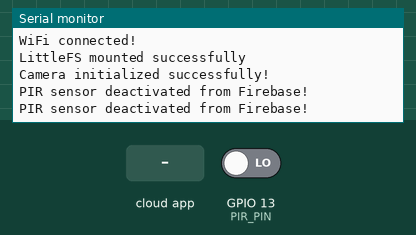
This sketch was run on a simulated ESP32. On the bench: the last lines printed to the serial monitor. The test bench sets the inputs (shaded band); at power-on: GPIO 13 (PIR_PIN) LOW. WiFi joins after 1.5 s; servers stay silent unless stated; network time is answered at once with the bench clock; the local clock reads 2024-03-15 10:24:30 at power-on unless the sketch sets it; storage starts empty; the camera gives no picture; the Firebase database answers and starts empty.

Above: at 3.5 s.
3.6 s: the phone or cloud app sets capturePhoto to 1
At 4.53 s:
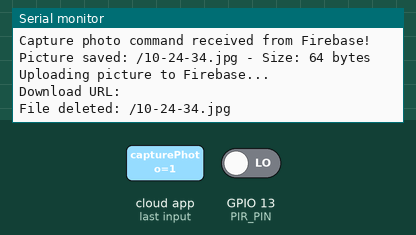
5.6 s: the phone or cloud app sets pirSensor to 1
At 6.9 s:
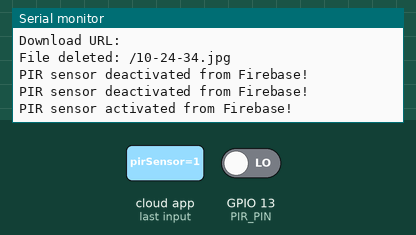

The sketch:

ESP32-CAM_Motion_Detection.ino
```cpp
#include "Arduino.h"
#include "WiFi.h"
#include "esp_camera.h"
#include "soc/soc.h"
#include "soc/rtc_cntl_reg.h"
#include "driver/rtc_io.h"
#include <LittleFS.h>
#include <FS.h>
#include <Firebase_ESP_Client.h>
#include <addons/TokenHelper.h>
#include <NTPClient.h>
#include <WiFiUdp.h>

// Wi-Fi podaci
const char* ssid = "your_wifi_host";
const char* password = "wifi_pw";

// Firebase podaci
#define API_KEY "xxxxxxxxxxxxxxxxxxxxx"
#define USER_EMAIL "xxxxxxxxxxxxxxxxxxxxx"
#define USER_PASSWORD "xxxxxxxxxxxxxxxxxxxxx"
#define STORAGE_BUCKET_ID "xxxxxxxxxxxxxxxxxxxxx"

// URL baze podataka
#define DATABASE_URL "xxxxxxxxxxxxxxxxxxxxx"

// PIR senzor
#define PIR_PIN 13 // Pin na koji je spojen PIR senzor

// Firebase Realtime Database reference
#define FIREBASE_CAPTURE_PHOTO_PATH "/commands/capturePhoto"

// Firebase Realtime Database reference za PIR senzor
#define FIREBASE_PIR_SENSOR_PATH "/commands/pirSensor"


WiFiUDP ntpUDP;
NTPClient timeClient(ntpUDP, "pool.ntp.org", 3600, 60000);

FirebaseData fbdo;
FirebaseAuth auth;
FirebaseConfig configF;

boolean motionDetected = false;
bool pirSensorActive = true;

void capturePhotoAndUpload(String photoPath);
void deleteFileFromLittleFS(String photoPath);
void reinitializeCamera();
void initWiFi();
void initLittleFS();
void initCamera();
void checkFirebaseCommand();

void setup() {
  Serial.begin(115200);
  pinMode(PIR_PIN, INPUT);

  digitalWrite(PIR_PIN, LOW);

  initWiFi();
  initLittleFS();
  // WRITE_PERI_REG(RTC_CNTL_BROWN_OUT_REG, 0); // Onemogućavanje brownout detekcije
  initCamera();

  timeClient.begin();
  timeClient.update();

  // Firebase konfiguracija
  configF.api_key = API_KEY;
  auth.user.email = USER_EMAIL;
  auth.user.password = USER_PASSWORD;
  configF.token_status_callback = tokenStatusCallback;

  // Dodaj Firebase URL ovdje
  configF.database_url = DATABASE_URL;

  Firebase.begin(&configF, &auth);
  Firebase.reconnectWiFi(true);
}

void loop() {
  timeClient.update();
  checkFirebaseCommand();

  // Provjera PIR senzora samo ako je aktiviran putem Firebase-a
  if (pirSensorActive && digitalRead(PIR_PIN) == HIGH) {
    if (!motionDetected) {
      Serial.println("Motion detected!");
      motionDetected = true;

      // Kreiranje naziva slike prema datumu i vremenu
      String formattedTime = timeClient.getFormattedTime();
      formattedTime.replace(":", "-");
      String photoPath = "/" + formattedTime + ".jpg";

      // Snimanje slike i slanje na Firebase
      capturePhotoAndUpload(photoPath);
    }
  } else {
    motionDetected = false;
  }

  delay(500); // Kratko kašnjenje da se izbjegnu dupli impulsi
}

void checkFirebaseCommand() {
  // Provjeri komandu za sliku (capture photo)
  if (Firebase.ready() && Firebase.RTDB.getBool(&fbdo, FIREBASE_CAPTURE_PHOTO_PATH)) {
    bool capturePhoto = fbdo.boolData();
    if (capturePhoto) {
      Serial.println("Capture photo command received from Firebase!");

      // Kreiranje naziva slike prema datumu i vremenu
      String formattedTime = timeClient.getFormattedTime();
      formattedTime.replace(":", "-");
      String photoPath = "/" + formattedTime + ".jpg";

      // Snimanje slike i slanje na Firebase
      capturePhotoAndUpload(photoPath);

      // Resetovanje vrijednosti u Firebase na false
      Firebase.RTDB.setBool(&fbdo, FIREBASE_CAPTURE_PHOTO_PATH, false);
    }
  }

  // Provjera komande za PIR senzor
  if (Firebase.ready() && Firebase.RTDB.getBool(&fbdo, FIREBASE_PIR_SENSOR_PATH)) {
    bool pirSensorStatus = fbdo.boolData();
    if (pirSensorStatus) {
      Serial.println("PIR sensor activated from Firebase!");
      pirSensorActive = true; // Aktiviraj PIR senzor
    } else {
      Serial.println("PIR sensor deactivated from Firebase!");
      pirSensorActive = false; // Deaktiviraj PIR senzor
    }
  }
}


void capturePhotoAndUpload(String photoPath) {
  camera_fb_t* fb = esp_camera_fb_get();
  if (!fb) {
    Serial.println("Camera capture failed, reinitializing...");
    reinitializeCamera();
    return;
  }

  File file = LittleFS.open(photoPath, FILE_WRITE);
  if (!file) {
    Serial.println("Failed to open file in writing mode");
    esp_camera_fb_return(fb);
    return;
  }

  file.write(fb->buf, fb->len);
  Serial.printf("Picture saved: %s - Size: %d bytes\n", photoPath.c_str(), fb->len);
  file.close();
  esp_camera_fb_return(fb);

  // Slanje slike na Firebase
  if (Firebase.ready()) {
    Serial.print("Uploading picture to Firebase...");
    if (Firebase.Storage.upload(&fbdo, STORAGE_BUCKET_ID, photoPath.c_str(), mem_storage_type_flash, photoPath.c_str(), "image/jpeg")) {
      Serial.printf("\nDownload URL: %s\n", fbdo.downloadURL().c_str());
      deleteFileFromLittleFS(photoPath); // Obriši datoteku nakon uspješnog slanja
    } else {
      Serial.printf("Upload failed: %s\n", fbdo.errorReason().c_str());
    }
  }
}

void deleteFileFromLittleFS(String photoPath) {
  if (LittleFS.exists(photoPath)) {
    LittleFS.remove(photoPath);
    Serial.printf("File deleted: %s\n", photoPath.c_str());
  } else {
    Serial.println("File does not exist");
  }
}

void reinitializeCamera() {
  esp_camera_deinit(); // Deinicijalizacija kamere
  delay(1000);
  initCamera(); // Ponovna inicijalizacija
}

void initWiFi() {
  WiFi.begin(ssid, password);
  while (WiFi.status() != WL_CONNECTED) {
    delay(1000);
    Serial.println("Connecting to WiFi...");
  }
  Serial.println("WiFi connected!");
}

void initLittleFS() {
  if (!LittleFS.begin(true)) {
    Serial.println("An error occurred while mounting LittleFS");
    ESP.restart();
  } else {
    Serial.println("LittleFS mounted successfully");
  }
}

void initCamera() {
  camera_config_t config;
  config.ledc_channel = LEDC_CHANNEL_0;
  config.ledc_timer = LEDC_TIMER_0;
  config.pin_d0 = 5;
  config.pin_d1 = 18;
  config.pin_d2 = 19;
  config.pin_d3 = 21;
  config.pin_d4 = 36;
  config.pin_d5 = 39;
  config.pin_d6 = 34;
  config.pin_d7 = 35;
  config.pin_xclk = 0;
  config.pin_pclk = 22;
  config.pin_vsync = 25;
  config.pin_href = 23;
  config.pin_sccb_sda = 26;
  config.pin_sccb_scl = 27;
  config.pin_pwdn = 32;
  config.pin_reset = -1;
  config.xclk_freq_hz = 20000000;
  config.pixel_format = PIXFORMAT_JPEG;
  config.frame_size = FRAMESIZE_UXGA;
  config.jpeg_quality = 10;
  config.fb_count = 1;

  esp_err_t err = esp_camera_init(&config);
  if (err != ESP_OK) {
    Serial.printf("Camera init failed with error 0x%x. Restarting...\n", err);
    ESP.restart();
  } else {
    Serial.println("Camera initialized successfully!");
  }
}
```

Measured:
- after the input at 3.6 s, the serial monitor: prints a new line after 0.50 s (image 1)
- after the input at 5.6 s, the serial monitor: prints a new line after 0.63 s (image 2)
